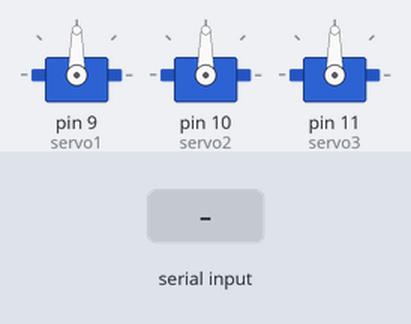
Recording of a sketch running on a simulated Arduino Uno, built with avr-gcc and run on an emulated ATmega328P. Parts: 3 × servo. The test bench sets the inputs (shaded band).

Above: at 1.2 s.
1.3 s: "d" received over Serial
At 1.9 s:
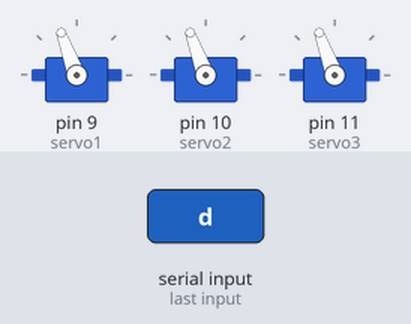
2.8 s: "a" received over Serial
At 4.0 s:
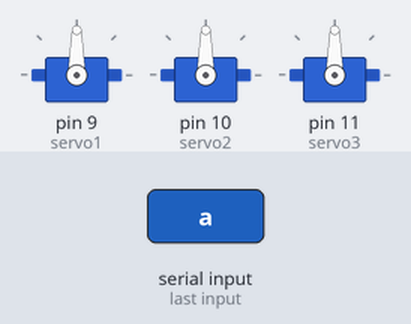
4.3 s: "a" received over Serial
At 5.3 s:
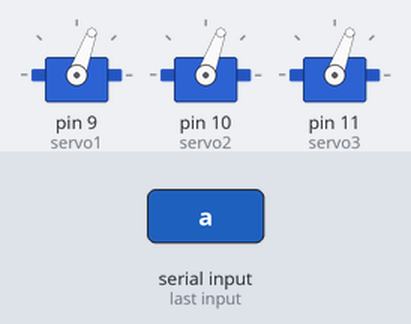
5.8 s: "d" received over Serial
At 6.5 s:
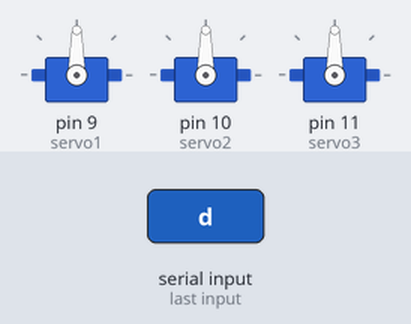
Timing chart, 0 to 8.3 s (numbered marks = the images above; inputs shaded):
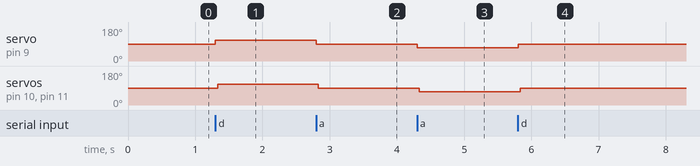

The sketch:

Servo_testi.ino
```cpp
#include <Servo.h> //include server library

Servo servo1;
Servo servo2;
Servo servo3;

  //here we create servo objects to control a servo

int pos = 90; //initial position of servos

char val; //initial value of input

void setup(){
  Serial.begin(9600); //serial comm begin at 9600bps

  servo1.attach(9); //servo connected to pin 9
  servo2.attach(10); //servo connected to pin 10
  servo3.attach(11); //servo connected to pin 11
}

void loop(){

  if(Serial.available()){ //if serial value is available
    val = Serial.read(); //then read the serial value
    if(val == 'd'){ //if value input is d
        pos += 20; //servo position increases by 20 (CCW)
        servo1.write(pos); //servo moves according to position
        delay(15); //delay for the servo to get into the position

        servo2.write(pos);
        delay(15);

        servo3.write(pos);
        delay(15);
    }
    if(val == 'a'){
        pos -= 20; //servo position decreases by 20 (CCW)
        servo1.write(pos); //servo moves according to position
        delay(15); //delay for the servo to get into the position

        servo2.write(pos);
        delay(15);

        servo3.write(pos);
        delay(15);
    }
  }
}
```

Measured:
- after the input at 1.3 s, servo on pin 9 (servo1), servo on pin 10 (servo2), servo on pin 11 (servo3): 90° → 110° at once
- after the input at 2.8 s, servo on pin 9 (servo1), servo on pin 10 (servo2), servo on pin 11 (servo3): 110° → 90° at once
- after the input at 4.3 s, servo on pin 9 (servo1), servo on pin 10 (servo2), servo on pin 11 (servo3): 90° → 70° at once
- after the input at 5.8 s, servo on pin 9 (servo1), servo on pin 10 (servo2), servo on pin 11 (servo3): 70° → 90° at once
